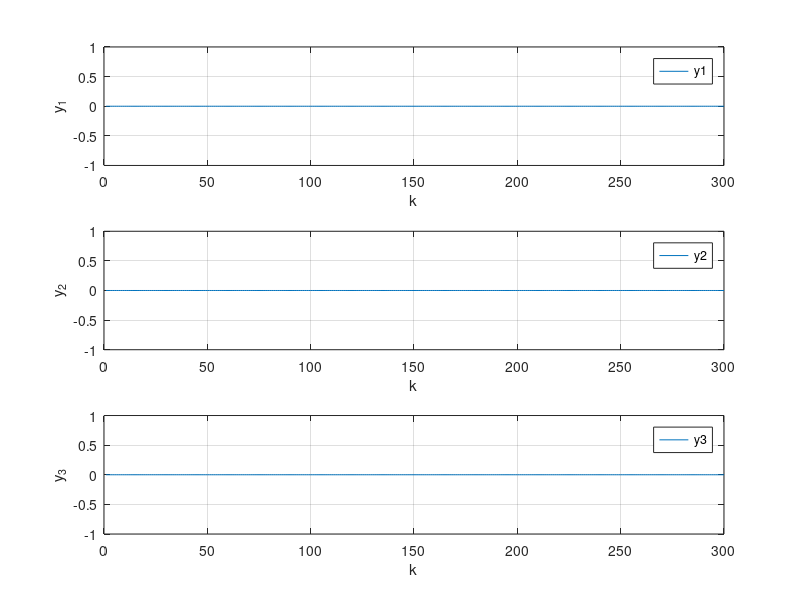

Source code (MATLAB): (Note: this script raises an error after producing the figure.)
addpath('../../../../../../matlab2tikz-master/src/');
outputFile = 'proj_zadanie1y.tex';

y1 = dlmread('zad1_y1.csv','\t');
y2 = dlmread('zad1_y2.csv','\t');
y3 = dlmread('zad1_y3.csv','\t');
u1 = dlmread('zad1_u1.csv','\t');
u2 = dlmread('zad1_u2.csv','\t');
u3 = dlmread('zad1_u3.csv','\t');
u4 = dlmread('zad1_u4.csv','\t');

%%z = dlmread('zad6_z_best_nie_licz_zakl.csv','\t');
%x = 1:length(x);

% figure(1);
% 
% 
% subplot(4,1, 1);
% plot(u1);
%  ylabel('u_1');
%  xlabel('k');
% grid on;
% 
% subplot(4,1, 2);
% plot(u2);
% ylabel('u_2');
%  xlabel('k');
% grid on;
% 
% subplot(4,1, 3);
% plot(u3);
% ylabel('u_3');
%  xlabel('k');
% grid on;
% 
% subplot(4,1, 4);
% plot(u4);
% ylabel('u_4');
%  xlabel('k');
% grid on;

figure(2);

title('y');

subplot(3,1, 1);
plot(y1);
ylabel('y_1');
xlabel('k');
legend('y1', 'Location', 'NorthEast');
grid on;


subplot(3,1, 2);
plot(y2);
ylabel('y_2');
xlabel('k');
legend('y2', 'Location', 'NorthEast');
grid on;

subplot(3,1, 3);

plot(y3);
legend('y3', 'Location', 'NorthEast');
ylabel('y_3');
xlabel('k');
legend('y3', 'Location', 'NorthEast');
grid on;
%box on;

% subplot(,1, 2);
% hold on;
% %stairs(x,u);
% plot(x,u);
% plot(x,u1);
% plot(x,u2);
% plot(x,u3);
% plot(x,u4);
% xlim([min(x) max(x)]);
% %title('u');
% %xlabel('k');
% ylabel('u');
% legend('u', 'Location', 'NorthEast');
% grid on;
% box on;

% subplot(3,1, 3);
% hold on;
% stairs(x,z);
% xlim([min(x) max(x)]);
% %title('z');
% xlabel('k');
% ylabel('z');
% legend('z', 'Location', 'NorthEast');
% grid on;
% box on;

% dwie linijki poni�ej zapewniaj� poprawne ustawienie wykresu w pdf-ie
% oraz pozwalaj� nazwa� wykres pod spodem
%beforeFigure = [sprintf('\\begin{figure}[H] \n\\centering')];
%afterFigure = [sprintf('\\caption{%s}\n\\end{figure}', title)];

matlab2tikz(outputFile, ...
    'showInfo', false, ...
    'encoding', 'UTF-8');
%    'extraCode', beforeFigure, ...
%    'extraCodeAtEnd', afterFigure);
hold off;
%close(1)